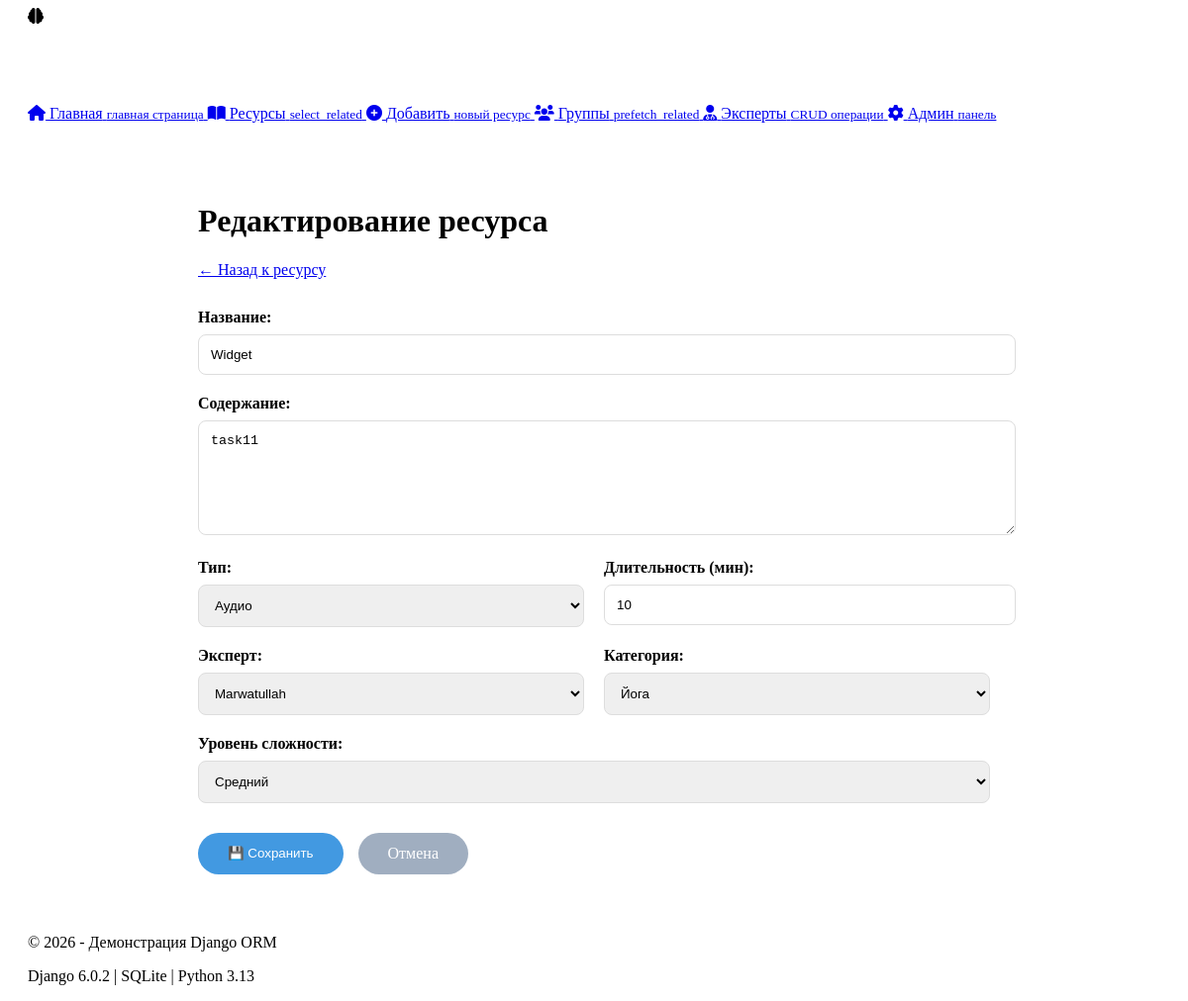
Screenshot of /resource/7/edit/ with the database file from the repository.
### stress_app/models.py (models this page shows, shortened)
class Resource(models.Model):
    RESOURCE_TYPES = [
        ('article', 'Статья'),
        ('meditation', 'Медитация'),
        ('video', 'Видео'),
        ('audio', 'Аудио'),
        ('exercise', 'Упражнение'),
    ]
    DIFFICULTY_LEVELS = [
        ('beginner', 'Начинающий'),
        ('intermediate', 'Средний'),
        ('advanced', 'Продвинутый'),
    ]
    title = models.CharField(max_length=200, verbose_name='Название')
    content = models.TextField(verbose_name='Содержание')
    resource_type = models.CharField(max_length=20, choices=RESOURCE_TYPES, verbose_name='Тип ресурса')
    category = models.ForeignKey(
        Category,
        on_delete=models.SET_NULL,
        null=True,
        related_name='resources',
        verbose_name='Категория'
    )
    expert = models.ForeignKey(
        Expert,
        on_delete=models.SET_NULL,
        null=True,
        blank=True,
        related_name='resources',
        verbose_name='Эксперт'
    )
    duration = models.PositiveIntegerField(help_text='Длительность в минутах', verbose_name='Длительность')
    difficulty_level = models.CharField(max_length=20, choices=DIFFICULTY_LEVELS, verbose_name='Уровень сложности')
    upload_date = models.DateTimeField(auto_now_add=True, verbose_name='Дата загрузки')
    is_published = models.BooleanField(default=True, verbose_name='Опубликовано')
    views_count = models.PositiveIntegerField(default=0, verbose_name='Количество просмотров')
    cover_image = models.ImageField(
        upload_to='resource_covers/',
        blank=True,
        null=True,
        verbose_name='Обложка',
        help_text='Изображение для обложки ресурса'
    )
    file = models.FileField(
        upload_to=resource_file_path,
        blank=True,
        null=True,
        verbose_name='Файл',
        help_text='Загрузите файл ресурса (PDF, MP3, MP4 и т.д.)',
        validators=[FileExtensionValidator(allowed_extensions=['pdf', 'mp3', 'mp4', 'txt', 'doc', 'docx'])]
    )
    source_url = models.URLField(
        blank=True,
        null=True,
        verbose_name='URL источника',
        help_text='Ссылка на оригинальный источник материала'
    )
    video_url = models.URLField(
        blank=True,
        null=True,
        verbose_name='Ссылка на видео',
        help_text='Ссылка на YouTube или Vimeo видео'
    )
    class Meta:
        verbose_name = 'Ресурс'
        verbose_name_plural = 'Ресурсы'
        ordering = ['-upload_date']

class Expert(models.Model):
    name = models.CharField(max_length=200, verbose_name='Имя')
    bio = models.TextField(verbose_name='Биография')
    specialty = models.CharField(max_length=200, verbose_name='Специализация')
    qualification = models.CharField(max_length=200, verbose_name='Квалификация')
    photo = models.ImageField(
        upload_to=expert_photo_path,
        blank=True,
        null=True,
        verbose_name='Фото',
        help_text='Загрузите фотографию эксперта'
    )
    website = models.URLField(
        blank=True,
        null=True,
        verbose_name='Веб-сайт',
        help_text='Ссылка на профессиональный сайт эксперта'
    )
    join_date = models.DateField(default=timezone.now, verbose_name='Дата присоединения')
    email = models.EmailField(verbose_name='Email')
    is_active = models.BooleanField(default=True, verbose_name='Активен')
    website = models.URLField(blank=True, null=True, verbose_name='Вебсайт')
    class Meta:
        verbose_name = 'Эксперт'
        verbose_name_plural = 'Эксперты'
        ordering = ['name']

class Category(models.Model):
    name = models.CharField(max_length=100, verbose_name='Название')
    description = models.TextField(blank=True, verbose_name='Описание')
    parent = models.ForeignKey(
        'self',
        on_delete=models.CASCADE,
        blank=True,
        null=True,
        related_name='subcategories',
        verbose_name='Родительская категория'
    )
    icon = models.ImageField(
        upload_to='category_icons/',
        blank=True,
        null=True,
        verbose_name='Иконка',
        help_text='Иконка для категории (32x32 px)'
    )
    is_active = models.BooleanField(default=True, verbose_name='Активна')
    order = models.PositiveIntegerField(default=0, verbose_name='Порядок')
    class Meta:
        verbose_name = 'Категория'
        verbose_name_plural = 'Категории'
        ordering = ['order', 'name']

### stress_app/views.py (the view, shortened to what this page needs)
# urls.py: path('resource/<int:resource_id>/edit/', views.resource_edit, name='resource-edit'),
def resource_edit(request, resource_id):
    resource = get_object_or_404(Resource, id=resource_id)
    experts = Expert.objects.all()
    categories = Category.objects.all()
    context = {
        'resource': resource,
        'experts': experts,
        'categories': categories,
        'resource_types': Resource.RESOURCE_TYPES,
        'difficulty_levels': Resource.DIFFICULTY_LEVELS,
    }
    return render(request, 'stress_app/resource_edit.html', context)

### stress_app/templates/stress_app/resource_edit.html (shortened to what this page needs)
{% extends 'stress_app/base.html' %}
{% load static %}
{% block content %}
<div class="container" style="max-width: 800px; margin: 40px auto; padding: 20px;">
    <h1>Редактирование ресурса</h1>
    <a href="{% url 'resource-detail' resource.id %}">← Назад к ресурсу</a>
    <form method="POST" style="margin-top: 30px;">
        <div style="margin-bottom: 20px;">
            <label style="display: block; margin-bottom: 8px; font-weight: bold;">Название:</label>
            <input type="text" name="title" value="{{ resource.title }}" required style="width: 100%; padding: 12px; border: 1px solid #ddd; border-radius: 8px;">
        </div>
        <div style="margin-bottom: 20px;">
            <label style="display: block; margin-bottom: 8px; font-weight: bold;">Содержание:</label>
            <textarea name="content" rows="6" style="width: 100%; padding: 12px; border: 1px solid #ddd; border-radius: 8px;">{{ resource.content }}</textarea>
        </div>
        <div style="display: grid; grid-template-columns: 1fr 1fr; gap: 20px; margin-bottom: 20px;">
            <div>
                <label style="display: block; margin-bottom: 8px; font-weight: bold;">Тип:</label>
                <select name="resource_type" style="width: 100%; padding: 12px; border: 1px solid #ddd; border-radius: 8px;">
                    {% for value, label in resource_types %}
                    <option value="{{ value }}" {% if resource.resource_type == value %}selected{% endif %}>{{ label }}</option>
                    {% endfor %}
                </select>
            </div>
            <div>
                <label style="display: block; margin-bottom: 8px; font-weight: bold;">Длительность (мин):</label>
                <input type="number" name="duration" value="{{ resource.duration }}" style="width: 100%; padding: 12px; border: 1px solid #ddd; border-radius: 8px;">
            </div>
        </div>
        <div style="display: grid; grid-template-columns: 1fr 1fr; gap: 20px; margin-bottom: 20px;">
            <div>
                <label style="display: block; margin-bottom: 8px; font-weight: bold;">Эксперт:</label>
                <select name="expert" style="width: 100%; padding: 12px; border: 1px solid #ddd; border-radius: 8px;">
                    {% for expert in experts %}
                    <option value="{{ expert.id }}" {% if resource.expert and resource.expert.id == expert.id %}selected{% endif %}>{{ expert.name }}</option>
                    {% endfor %}
                </select>
            </div>
            <div>
                <label style="display: block; margin-bottom: 8px; font-weight: bold;">Категория:</label>
                <select name="category" style="width: 100%; padding: 12px; border: 1px solid #ddd; border-radius: 8px;">
                    {% for category in categories %}
                    <option value="{{ category.id }}" {% if resource.category and resource.category.id == category.id %}selected{% endif %}>{{ category.name }}</option>
                    {% endfor %}
                </select>
            </div>
        </div>
        <div style="margin-bottom: 30px;">
            <label style="display: block; margin-bottom: 8px; font-weight: bold;">Уровень сложности:</label>
            <select name="difficulty_level" style="width: 100%; padding: 12px; border: 1px solid #ddd; border-radius: 8px;">
                {% for value, label in difficulty_levels %}
                <option value="{{ value }}" {% if resource.difficulty_level == value %}selected{% endif %}>{{ label }}</option>
                {% endfor %}
            </select>
        </div>
        <div style="display: flex; gap: 15px;">
            <button type="submit" style="background: #4299e1; color: white; padding: 12px 30px; border: none; border-radius: 50px; cursor: pointer;">💾 Сохранить</button>
            <a href="{% url 'resource-detail' resource.id %}" style="background: #a0aec0; color: white; padding: 12px 30px; border-radius: 50px; text-decoration: none;">Отмена</a>
        </div>
    </form>
</div>
{% endblock %}

### stress_app/static/css/main.css (style rules this page uses)
.container { max-width: 1200px; margin: 0 auto; padding: 0 20px; }

### rows the page displays
Resource: title "Widget", content "task11", resource_type "Аудио", duration "10", expert "Marwatullah", category "Йога", difficulty_level "Средний"
